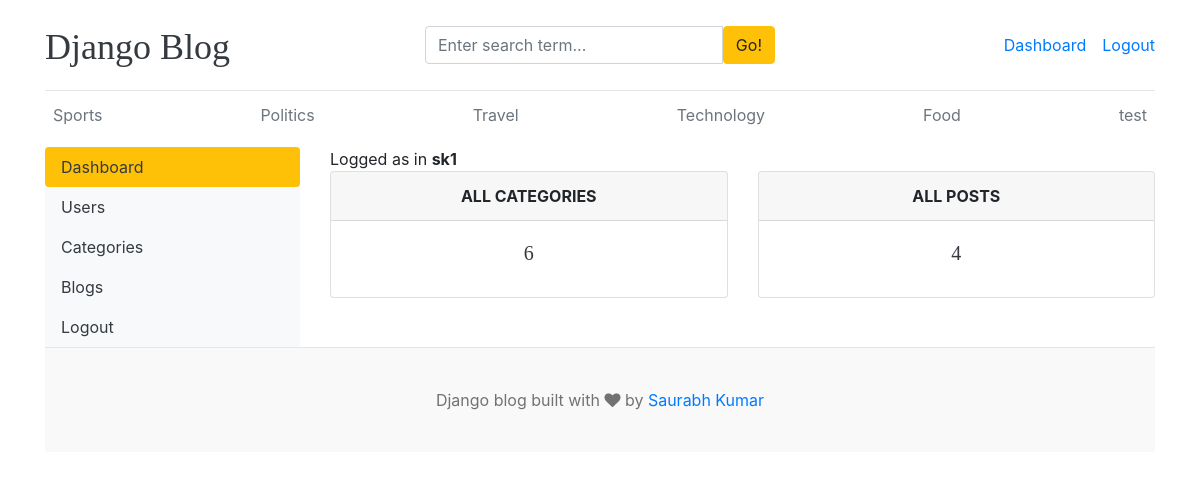
Page /dashboard/ (signed in) on the committed database.
### blogs/models.py (models this page shows)
class Category(models.Model):
    category_name =models.CharField(max_length=50 , unique=True)
    created_at = models.DateTimeField(auto_now_add=True)
    updated_at = models.DateTimeField(auto_now=True)
    class Meta:
        verbose_name_plural ='categories'
    def __str__(self):
        return self.category_name

### dashboards/views.py (the view)
# urls.py: path('dashboard/', include('dashboards.urls')),
@login_required(login_url='login')
@permission_required('dashboard.edit_post', raise_exception=True)
def dashboard(request):
    category_count= Category.objects.all().count()
    blogs_count = Blog.objects.all().count()
    context ={
        'blogs_count':blogs_count,
        'category_count':category_count,
    }
    return render(request, 'dashboard/dashboard.html',context)

### blogs/context_processors.py (called while the page is built)
def get_categories(request):
    categories = Category.objects.all()
    return dict(categories=categories)

def get_about(request):
    about = About.objects.latest('updated')
    return dict(about=about)

def get_social(request):
    social= Social.objects.all()
    return dict(social=social)

### templates/dashboard/dashboard.html
{% extends "base.html" %}
{% block content %}
<div class="row">
    {% include "dashboard/sidebar.html" %}
    <div class="col-md-9">
        <span>Logged as in <b> {{user}} </b> </span>
        <div class="row">
            <div class="col">
                <div class="card border-default mb-3">
                    <div class="card-header text-center text-uppercase font-weight-bold">All Categories</div>
                    <div class="card-body text-dark">
                        <h5 class="card-title text-center">{{category_count}} </div>
                </div>
            </div>
            <div class="col">
                <div class="card border-default mb-3">
                    <div class="card-header text-center text-uppercase font-weight-bold">All Posts</div>
                    <div class="card-body text-dark">
                        <h5 class="card-title text-center">{{blogs_count}} </div>
                </div>
            </div>
        </div>
    </div>
</div>
{% endblock content %}

### templates/base.html (shortened to what this page needs)
{% load static %}
<!DOCTYPE html>
<html lang="en">
<head>
    <link href="https://getbootstrap.com/docs/4.0/dist/css/bootstrap.min.css" rel="stylesheet">
    <link href="{% static 'css/blog.css' %}" rel="stylesheet">
    <link rel="stylesheet" href="https://cdnjs.cloudflare.com/ajax/libs/font-awesome/4.7.0/css/font-awesome.min.css">
  </head>
<body>
    <div class="container">
      <header class="blog-header py-3">
        <div class="row flex-nowrap justify-content-between align-items-center">
          <div class="col-4 pt-1">
            <a class="blog-header-logo text-dark" href="/">Django Blog</a>
          </div>
          <div class= "col-4">
            <form action="{% url 'search' %}" method="GET"  >
                <div class="input-group">
                     <input class="form-control" type="text" name="keyword" value="{{ request.GET.keyword }}" placeholder="Enter search term..." aria-label="Enter search term..." aria-describedby="button-search" />
                     <button type ="submit" class="btn btn-warning" id="button-search">Go!</button>
                </div>
            </form>
          </div>
          <div class="col-4 d-flex justify-content-end align-items-center">
            {% if not user.is_authenticated %}
            <a class="btn btn-sm btn-warning" href="{% url "login" %} ">Login</a> &nbsp;
            <a class="btn btn-sm btn-outline-secondary" href="{% url 'register' %}">Register</a>
            {% else %}
            <span><a href="{% url "dashboard" %}">Dashboard</a> </span>
            <span> <a href="{% url "logout" %} ">Logout</a></span>
            {% endif %}
          </div>
        </div>
      </header>
      <div class="nav-scroller py-1 mb-2">
        <nav class="nav d-flex justify-content-between">
          {% for cat in categories %}
          <a class="p-2 text-muted" href="{% url "post_by_category" cat.id %} ">{{cat}}  </a>
          {% endfor %}
        </nav>
      </div>
{% block  content %}
{% endblock %}
<footer class="blog-footer">
  <p>Django blog built with <i class="fa fa-heart" aria-hidden="true"></i> by <a href="#">Saurabh Kumar</a></p>
</footer>
</body>
</html>

### blog_main/static/css/blog.css (style rules this page uses)
.blog-header { border-bottom: 1px solid #e5e5e5; }
.blog-header-logo { font-family: "Playfair Display", Georgia, "Times New Roman", serif; font-size: 2.25rem; }
h1, h2, h3, h4, h5, h6 { font-family: "Playfair Display", Georgia, "Times New Roman", serif; }
.blog-footer { padding: 2.5rem 0; color: #727272; text-align: center; background-color: #f9f9f9; border-top: .05rem solid #e5e5e5; }
.blog-footer p:last-child { margin-bottom: 0; }

### rows in the picture
Category: category_name "Sports"
Category: category_name "Politics"
Category: category_name "Travel"
Category: category_name "Technology"
Category: category_name "Food"
Category: category_name "test"

### other values in the picture
{{ user }} "sk1"
{{ category_count }} "6"
{{ blogs_count }} "4"
